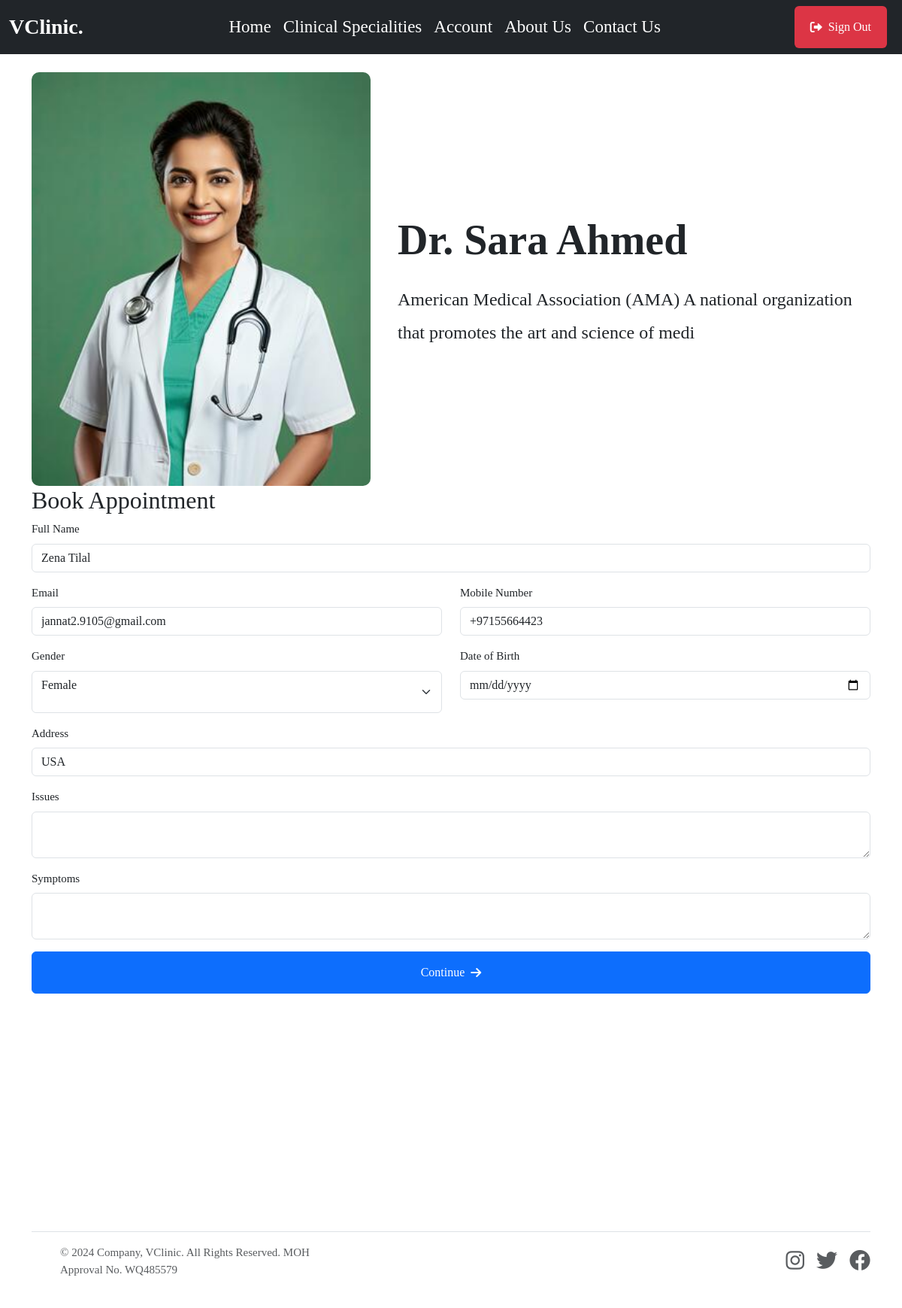
/book-appointment/1/1/ (signed in), run on the app's committed database.
### doctorapp/models.py (models this page shows, shortened)
class Doctor(models.Model):         #create a new model from scratch
    user = models.OneToOneField(userauth_models.User, on_delete=models.CASCADE)  #when we delete this user , we delete doctor, there should be only one doctor that has one user model
    image = models.FileField(upload_to='images', default='images/doctor-default.png', blank=True, null=True)
    full_name = models.CharField(max_length=100, blank=True, null=True)
    mobile = models.CharField(max_length=15, blank=True, null=True)
    country = models.CharField(max_length=100, null=True, blank=True)
    bio = models.CharField(max_length=100, null=True, blank=True)
    specializations = models.CharField(max_length=100, null=True, blank=True)
    qualifications = models.CharField(max_length=100, null=True, blank=True)
    years_of_experience = models.CharField(max_length=100, null=True, blank=True)
    next_available_appointment_date = models.DateTimeField(default=timezone.now, null=True, blank=True)

### patientapp/models.py (models this page shows, shortened)
class Patient(models.Model):         #create a new model from scratch
    user = models.OneToOneField(userauth_models.User, on_delete=models.CASCADE)  #when we delete this user , we delete doctor, there should be only one doctor that has one user model
    image = models.FileField(upload_to='images', blank=True, null=True)
    full_name = models.CharField(max_length=100, blank=True, null=True)
    mobile = models.CharField(max_length=15, blank=True, null=True)
    address = models.CharField(max_length=100, null=True, blank=True)
    email = models.CharField(max_length=100, null=True, blank=True)
    gender = models.CharField(max_length=100, null=True, blank=True)
    blood_group = models.CharField(max_length=100, null=True, blank=True)
    date_of_birth= models.DateTimeField(default=timezone.now, null=True, blank=True)

### mainapp/views.py (the view, shortened to what this page needs)
# urls.py: path("book-appointment/<service_id>/<doctor_id>/", views.book_appointment, name="book_appointment"),
@login_required
def book_appointment(request, service_id, doctor_id):
    service = base_models.Service.objects.get(id=service_id)
    doctor = doctor_models.Doctor.objects.get(id=doctor_id)
    patient = patient_models.Patient.objects.get(user=request.user)
    context = {
        "service": service,
        "doctor": doctor,
        "patient": patient,
    }
    return render(request, "mainapp/book_appointment.html", context)

### templates/mainapp/book_appointment.html (shortened to what this page needs)
{% extends 'partials/base.html' %} {% block content %}
<section class="container">
    <div class="row d-flex justify-content-center align-items-center">
        <div class="col-12 col-lg-5">
            <img class="img-fluid mt-4" style="width: 100%; height: 550px; object-fit: cover; border-radius: 10px" src="{{doctor.image.url}}" alt="" />
        </div>
        <div class="col-12 col-lg-7 p-4 rounded-3 bg-white">
            <h1 class="display-4 fw-bold mt-5">
                <span class=""><b>Dr. {{doctor.full_name}}</b></span>
            </h1>
            <p class="fs-4 mt-4">{{doctor.bio|default:""}}</p>
        </div>
    </div>
</section>
<section class="container">
    <div class="">
        <h2 class="">Book Appointment</h2>
    </div>
    <form class="row" method="POST">
        <div class="col-lg-12 mb-3">
            <label for="name" class="mb-2">Full Name</label>
            <input type="text" value="{{patient.full_name}}" name="full_name" class="form-control" placeholder="Hassan Ali" />
        </div>
        <div class="col-lg-6 mb-3">
            <label for="name" class="mb-2">Email</label>
            <input type="text" value="{{patient.email}}" name="email" class="form-control" placeholder="example@gmail.com" />
        </div>
        <div class="col-lg-6 mb-3">
            <label for="name" class="mb-2">Mobile Number</label>
            <input type="text" value="{{patient.mobile}}" name="mobile" class="form-control" placeholder="+249 (456) 7890" />
        </div>
        <div class="col-lg-6 mb-3">
            <label for="name" class="mb-2">Gender</label>
            <select name="gender" id="" class="form-select pb-4">
                <option {% if patient.gender == "Female" %} selected {% endif %} value="Female"> Female </option>
            </select>
        </div>
        <div class="col-lg-6 mb-3">
            <label for="name" class="mb-2">Date of Birth</label>
            <input type="date" value="{{patient.date_of_birth}}" name="date_of_birth" class="form-control" />
        </div>
        <div class="col-lg-12 mb-3">
            <label for="name" class="mb-2">Address</label>
            <input type="text" value="{{patient.address}}" name="address" class="form-control" placeholder="123 Main Street" />
        </div>
        <div class="col-lg-12 mb-3">
            <label for="name" class="mb-2">Issues</label>
            <textarea name="issues" class="form-control" id=""></textarea>
        </div>
        <div class="col-lg-12 mb-3">
            <label for="name" class="mb-2">Symptoms</label>
            <textarea name="symptoms" class="form-control" id=""></textarea>
        </div>
        <div class="col-lg-12 mb-3">
            <button type="submit" class="btn btn-primary w-100">Continue <i class="fas fa-arrow-right ms-2"></i></button>
        </div>
    </form>
</section>
{% endblock content %}

### static/assets/css/style.css (style rules this page uses)
body { background: #ffffff; color: var(--bs-body-color); font-size: 15px; font-family: var(--body-font-family); margin: 0; overflow-x: hidden !important; font-weight: 400; }
.p, p { line-height: 1.8; color: var(--paragraphColor); }
.btn { padding: 10px 20px; height: 56px; display: inline-flex; align-items: center; justify-content: center; cursor: pointer; transition: all ease 0.4s; border-radius: 0.375rem; overflow: hidden; animation-delay: 0.7s; animation-duration: 0.5s; position: relative; }
.btn::after { background-color: rgba(255, 255, 255, 0.76); content: ""; height: 150px; left: -75px; position: absolute; top: -35px; transform: rotate(35deg); transition: all 1600ms cubic-bezier(0.19, 1, 0.22, 1); width: 40px; opacity: 0; }

### data on the page
Doctor: image (picture), full_name "Sara Ahmed", bio "American Medical Association (AMA) A national organization that promotes the art and science of medi"
Patient: full_name "Zena Tilal", email "jannat2.9105@gmail.com", mobile "+97155664423", gender "Female", address "USA"
